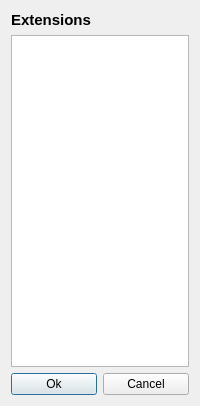
<?xml version="1.0" encoding="UTF-8"?>
<ui version="4.0">
 <class>ExtensionsEditor</class>
 <widget class="QDialog" name="ExtensionsEditor">
  <property name="geometry">
   <rect>
    <x>0</x>
    <y>0</y>
    <width>200</width>
    <height>406</height>
   </rect>
  </property>
  <property name="maximumSize">
   <size>
    <width>200</width>
    <height>16777215</height>
   </size>
  </property>
  <property name="baseSize">
   <size>
    <width>250</width>
    <height>0</height>
   </size>
  </property>
  <property name="windowTitle">
   <string>Settings</string>
  </property>
  <property name="windowIcon">
   <iconset resource="images.qrc">
    <normaloff>:/imgs/copytext.png</normaloff>:/imgs/copytext.png</iconset>
  </property>
  <layout class="QVBoxLayout" name="verticalLayout">
   <item>
    <widget class="QLabel" name="label">
     <property name="font">
      <font>
       <family>Ubuntu</family>
       <pointsize>11</pointsize>
       <weight>75</weight>
       <bold>true</bold>
      </font>
     </property>
     <property name="text">
      <string>Extensions</string>
     </property>
    </widget>
   </item>
   <item>
    <widget class="QPlainTextEdit" name="edit_Extensions"/>
   </item>
   <item>
    <layout class="QGridLayout" name="gridLayout">
     <item row="0" column="0">
      <widget class="QPushButton" name="pushButton_Save">
       <property name="text">
        <string>Ok</string>
       </property>
      </widget>
     </item>
     <item row="0" column="1">
      <widget class="QPushButton" name="pushButton_Cancel">
       <property name="text">
        <string>Cancel</string>
       </property>
      </widget>
     </item>
    </layout>
   </item>
  </layout>
 </widget>
 <resources>
  <include location="images.qrc"/>
 </resources>
 <connections/>
</ui>
